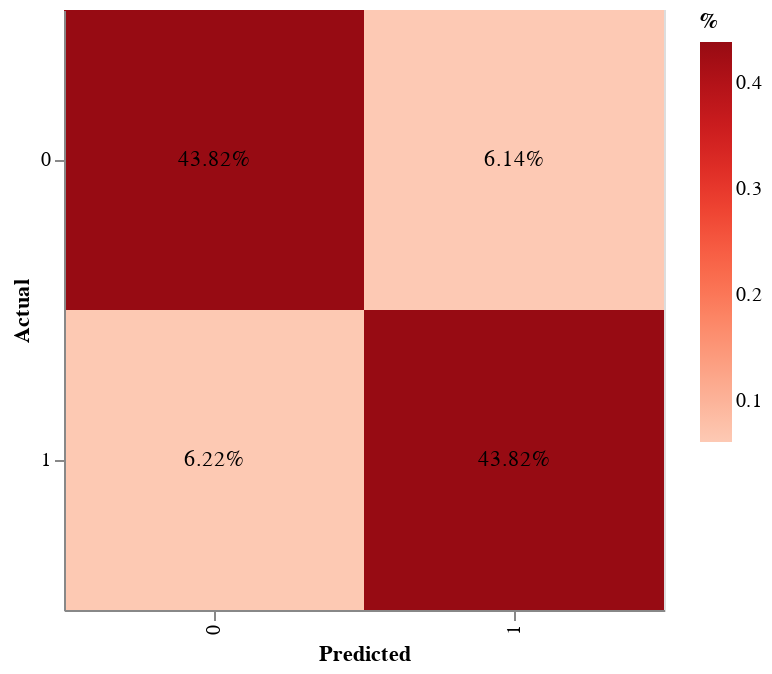

Here is the notebook cell this chart was saved with:
### Code cell
draw_matrix(y_test, y_pred)

### Figure 1 — Vega-Lite specification as saved in the notebook (floating-point values rounded to 4 significant figures)
{"config": {"view": {"continuousWidth": 300, "continuousHeight": 300}}, "layer": [{"mark": {"type": "rect"}, "encoding": {"color": {"field": "%", "scale": {"scheme": "reds"}, "type": "quantitative"}, "x": {"field": "Predicted", "sort": [0, 1], "type": "nominal"}, "y": {"field": "Actual", "sort": [0.0, 1.0], "type": "nominal"}}}, {"mark": {"type": "text", "baseline": "middle"}, "encoding": {"color": {"condition": {"test": "(datum.Count > 0.21911558259241928)", "value": "white"}, "value": "black"}, "text": {"field": "%", "format": ".2%", "type": "quantitative"}, "x": {"field": "Predicted", "sort": [0, 1], "type": "nominal"}, "y": {"field": "Actual", "sort": [0.0, 1.0], "type": "nominal"}}}], "data": {"name": "data-1f5254c5b5308e4ee765a2381fd5cb55"}, "height": 300, "width": 300, "$schema": "https://vega.github.io/schema/vega-lite/v5.8.0.json", "datasets": {"data-1f5254c5b5308e4ee765a2381fd5cb55": [{"Actual": 0, "Predicted": 0, "%": 0.4382}, {"Actual": 1, "Predicted": 0, "%": 0.06217}, {"Actual": 0, "Predicted": 1, "%": 0.06137}, {"Actual": 1, "Predicted": 1, "%": 0.4382}]}}
